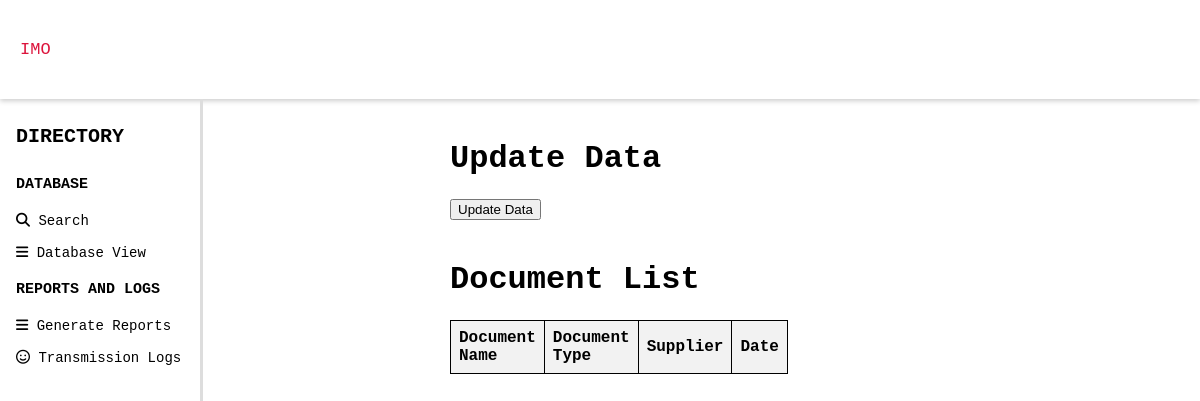
Before: /dbview/ with the older database file.
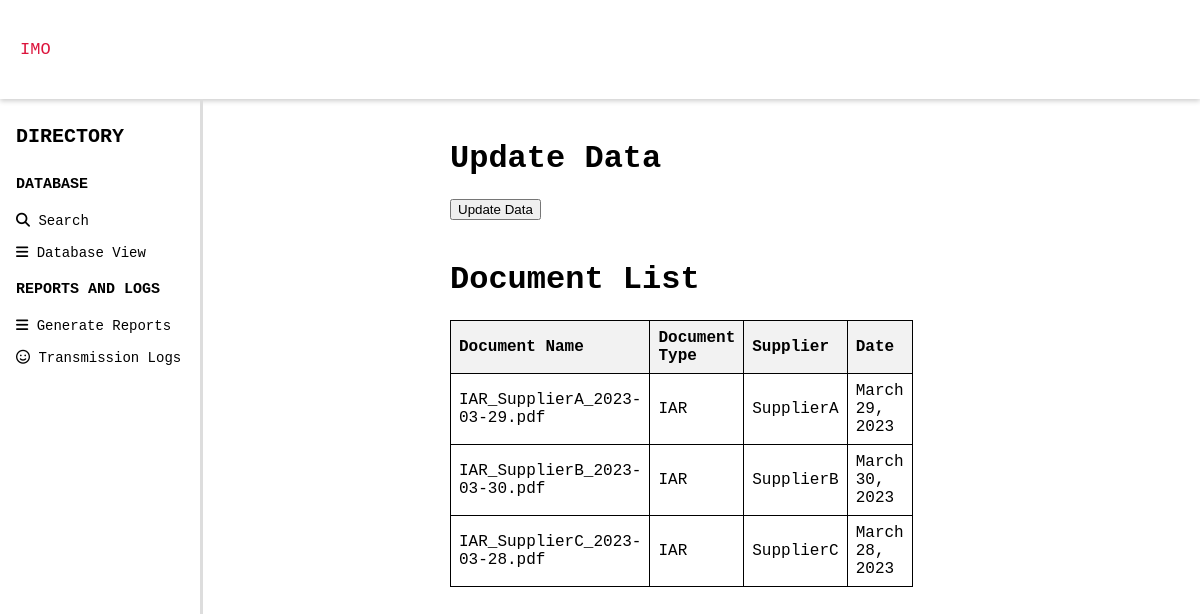
After: the same page with the newer database file.
### dobaMainApp/models.py (models this page shows, shortened)
class Document(models.Model):
    document_name = models.CharField(max_length=100)
    document_type = models.CharField(max_length=50)
    supplier = models.CharField(max_length=100)
    date = models.DateField()

### dobaMainApp/views.py (the view)
# urls.py: path("dbview/", views.doc_update, name ='doc_update'),
def doc_update(request):
    update_data(request)
    documents = Document.objects.all()  # Example: Fetch all documents from the database
    return render(request, "dobaMainPage/dbview.html", {'documents': documents})

### dobaMainApp/parseDoc.py (called while the page is built)
def update_data(request):
    folder_path = 'D:/SCHOOL/DOBA_WebApp/IMO_Doba/sample_DB'
    try:
        parse_folder(folder_path)
        print("function call " + folder_path)
        return HttpResponse("Data updated successfully")
    except Exception as e:
        print(f"Error updating data: {e}")
        return HttpResponse("An error occurred while updating data")

### dobaMainApp/templates/dobaMainPage/dbview.html (shortened to what this page needs)
{% extends 'dobaMainPage/base.html' %}
{% block content  %}
<div class = "content_section">
    <h1>Update Data</h1>
    <button id="update-btn">Update Data</button>
  </div>
  <div class = "table_section">
    <h1>Document List</h1>
    <table>
        <thead>
            <tr>
                <th>Document Name</th>
                <th>Document Type</th>
                <th>Supplier</th>
                <th>Date</th>
            </tr>
        </thead>
        <tbody>
            {% for document in documents %}
            <tr>
                <td>{{ document.document_name }}</td>
                <td>{{ document.document_type }}</td>
                <td>{{ document.supplier }}</td>
                <td>{{ document.date }}</td>
            </tr>
            {% endfor %}
        </tbody>
    </table>
  </div>
{% endblock %}

### dobaMainApp/templates/dobaMainPage/base.html (shortened to what this page needs)
<!DOCTYPE html>
<html>
  <link rel="stylesheet" type="text/css" href="/static/frontpage.css">
  <link rel="stylesheet" href="https://cdnjs.cloudflare.com/ajax/libs/font-awesome/6.5.1/css/all.min.css" />
<body>
  <div class="topnav">
    <a href="#IMO">IMO</a>
  </div>
  <div class="sidebar">
      <h4>DIRECTORY</h4>
      <h6>DATABASE</h6>
      <a href="#" class="button"><i class="fa-solid fa-magnifying-glass"></i>   Search</a>
      <a href="{% url 'doc_update' %}" class="button"><i class="fa-solid fa-bars"></i>   Database View</a>
      <h6>REPORTS AND LOGS</h6>
      <a href="{% url 'rep_gen' %}" class="button"><i class="fa-solid fa-bars"></i>   Generate Reports</a>
      <a href="{% url 'translogs' %}" class="button"><i class="fa-regular fa-face-smile"></i>   Transmission Logs</a>
  </div>
  <div class = "content_section">
    {%  block content %}
    {% endblock %}
  </div>
</body>
  </html>

### dobaMainApp/static/frontpage.css (style rules this page uses)
body { margin: 0; padding: 0; }
h4, h6 { margin-bottom: 10px; margin-top: 10px; }
h4 { font-size: 20px; padding: 16px 16px; margin-bottom: 5px; }
h6 { font-size: 15px; padding: 2px 16px; }
table { width: 100%; border-collapse: collapse; }
th, td { border: 1px solid black; padding: 8px; text-align: left; }
th { background-color: #f2f2f2; }
.content_section { margin: auto; width: 50%; padding: 10px; font-family: Monaco,monospace; }
.table_section { margin: auto; width: 50%; padding: 10px; font-family: Monaco,monospace; }
.topnav, .sidebar, .topnav a, .sidebar a { font-family: Monaco, monospace; }
.topnav { overflow: hidden; box-shadow: 0px 2px 5px rgba(0, 0, 0, 0.2); }
.topnav a { float: left; color: #DC143C; text-align: center; padding: 40px 20px; text-decoration: none; font-size: 17px; }
.sidebar { width: 200px; position: fixed; height: 100%; overflow: auto; left: 0; border-right: 3px solid #ddd; }
.sidebar a { display: block; color: black; text-align: left; padding: 8px 16px; text-decoration: none; font-size: 14px; }

Changed rows visible on the page:
added Document: document_name "IAR_SupplierA_2023-03-29.pdf", document_type "IAR", supplier "SupplierA", date "March 29, 2023"
added Document: document_name "IAR_SupplierB_2023-03-30.pdf", document_type "IAR", supplier "SupplierB", date "March 30, 2023"
added Document: document_name "IAR_SupplierC_2023-03-28.pdf", document_type "IAR", supplier "SupplierC", date "March 28, 2023"
